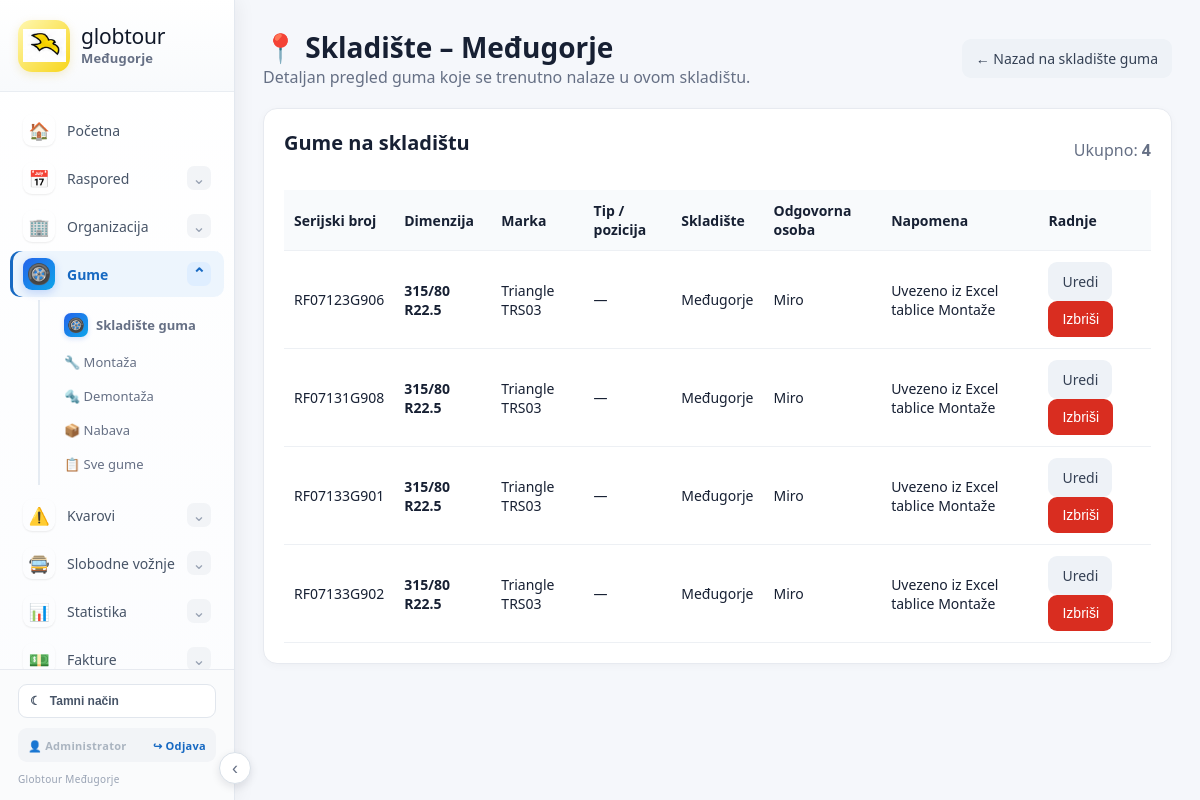
The page /gume/skladiste/Međugorje (signed in) on the database its author committed.
### tables this page shows
CREATE TABLE users (
        id INTEGER PRIMARY KEY AUTOINCREMENT,
        username TEXT UNIQUE NOT NULL,
        password_hash TEXT NOT NULL,
        full_name TEXT,
        role TEXT NOT NULL DEFAULT 'user',
        permissions TEXT DEFAULT '',
        active INTEGER NOT NULL DEFAULT 1
    );

CREATE TABLE tires (id INTEGER PRIMARY KEY AUTOINCREMENT,serial_number TEXT UNIQUE,dimension TEXT NOT NULL,brand TEXT,tire_type TEXT,status TEXT NOT NULL DEFAULT 'Skladište',warehouse TEXT,vehicle TEXT,position TEXT,mounted_date TEXT,mounted_km INTEGER,demounted_date TEXT,demounted_km INTEGER,responsible TEXT,note TEXT);

### app.py (the view)
@permission_required("tires_view")
@app.route("/gume/skladiste/<path:warehouse>")
def tire_warehouse(warehouse):
 c=db()
 rows=c.execute("""
     SELECT *
     FROM tires
     WHERE status='Skladište' AND COALESCE(warehouse,'')=?
     ORDER BY dimension, brand, tire_type, serial_number, id
 """,(warehouse,)).fetchall()
 c.close()
 u=auth_user()
 return render_template("tire_warehouse.html",warehouse=warehouse,rows=rows,can_edit=has_permission(u,"tires_edit"),is_admin=bool(u and str(u["role"]).lower()=="admin"))

### app.py (called while the page is built, shortened)
@app.context_processor
def inject_today():
 return {'today':date.today().isoformat()}

def db():
 ensure_return_schema()
 c=sqlite3.connect(DB); c.row_factory=sqlite3.Row
 seed_known_line_durations(c)
 return c

@app.context_processor
def customer_select_options():
    try:
        c=db()
        rows=c.execute("SELECT id,name,id_number,vat_number,address,city,country,contact_person,phone,email,note FROM customers WHERE COALESCE(active,'Da')!='Ne' ORDER BY name COLLATE NOCASE").fetchall()
        c.close()
    except Exception:
        rows=[]
    return {"customer_rows":rows, "free_ride_customer_options":rows}

@app.context_processor
def inject_customer_lookup():
    def customer_by_name(name):
        return _customer_data(name)
    return {"customer_by_name":customer_by_name}

@app.context_processor
def inject_customers():
    try:
        c=db()
        rows=c.execute("SELECT name FROM customers WHERE COALESCE(active,'Da')!='Ne' ORDER BY name").fetchall()
        c.close()
    except Exception:
        rows=[]
    return {"customer_rows":rows}

@app.context_processor
def ctx(): return {"today":date.today().isoformat()}

def auth_user():
    uid=session.get("user_id")
    if not uid:
        return None
    try:
        c=db()
        row=c.execute("SELECT * FROM users WHERE id=? AND active=1",(uid,)).fetchone()
        c.close()
        return row
    except Exception:
        return None

def has_permission(user, key):
    if user is None:
        return False
    try:
        role=str(user["role"] or "").strip().lower()
        permissions=str(user["permissions"] or "")
        if role == "admin" or permissions.strip() == "*":
            return True
    except Exception:
        return False

@app.context_processor
def auth_context():
    return {"current_user": auth_user(), "has_permission": has_permission}

@app.before_request
def auth_guard():
    endpoint=request.endpoint or ""
    if endpoint in ("login", "static"):
        return None
    if not session.get("user_id"):
        return redirect(url_for("login"))
    return None

### templates/tire_warehouse.html
{% extends "base.html" %}
{% block content %}
<div class="title">
  <div>
    <h1>📍 Skladište – {{ warehouse }}</h1>
    <div class="muted">Detaljan pregled guma koje se trenutno nalaze u ovom skladištu.</div>
  </div>
  <a class="btn secondary" href="{{ url_for('tires_dashboard') }}">← Nazad na skladište guma</a>
</div>
<div class="panel">
  <div class="title">
    <h2>Gume na skladištu</h2>
    <div class="muted">Ukupno: <b>{{ rows|length }}</b></div>
  </div>
  <div style="overflow-x:auto">
    <table>
      <thead>
        <tr>
          <th>Serijski broj</th>
          <th>Dimenzija</th>
          <th>Marka</th>
          <th>Tip / pozicija</th>
          <th>Skladište</th>
          <th>Odgovorna osoba</th>
          <th>Napomena</th><th>Radnje</th>
        </tr>
      </thead>
      <tbody>
        {% for r in rows %}
        <tr>
          <td>{{ r.serial_number or '—' }}</td>
          <td><b>{{ r.dimension or '—' }}</b></td>
          <td>{{ r.brand or '—' }}</td>
          <td>{{ r.tire_type or '—' }}</td>
          <td>{{ r.warehouse or '—' }}</td>
          <td>{{ r.responsible or '—' }}</td>
          <td>{{ r.note or '' }}</td><td>{% if can_edit %}<a class="btn secondary" href="{{ url_for('tire_edit', tire_id=r.id, next=request.path) }}">Uredi</a>{% endif %}{% if is_admin %}<form method="post" action="{{ url_for('tire_delete', tire_id=r.id) }}" style="display:inline" onsubmit="return confirm('Obrisati ovu gumu?')"><button class="btn danger" type="submit">Izbriši</button></form>{% endif %}</td></tr>
        {% else %}
        <tr><td colspan="8">Nema guma na skladištu {{ warehouse }}.</td></tr>
        {% endfor %}
      </tbody>
    </table>
  </div>
</div>
{% endblock %}

### templates/base.html (shortened to what this page needs)
<!doctype html><html lang="hr"><head><meta charset="utf-8"><meta name="viewport" content="width=device-width,initial-scale=1"><title>Globtour Međugorje</title><link rel="stylesheet" href="{{url_for('static',filename='style.css')}}">
</head><body>
<aside class="sidebar">
  <div class="sidebar-brand">
    <a href="/" class="brand">
      <span class="brand-logo"><img src="{{url_for('static',filename='globtour-bird.png')}}" alt="Globtour"></span>
      <span class="brand-text"><span>globtour</span><strong>Međugorje</strong></span>
    </a>
  </div>
  <nav class="side-nav">
    <a class="side-link" href="/"><span class="side-icon main-nav-icon">🏠</span><span>Početna</span></a>
    <details class="side-group">
      <summary><span class="side-icon main-nav-icon">📅</span><span>Raspored</span><span class="chevron">⌄</span></summary>
    </details>
    <details class="side-group">
      <summary><span class="side-icon main-nav-icon">🏢</span><span>Organizacija</span><span class="chevron">⌄</span></summary>
    </details>
    <details class="side-group">
      <summary><span class="side-icon main-nav-icon tire-modern-icon">🛞</span><span>Gume</span><span class="chevron">⌄</span></summary>
      <div class="side-sub">
        <a href="/gume"><span class="sub-icon tire-sub-icon">🛞</span>Skladište guma</a>
        <a href="/gume/montaza">🔧 Montaža</a>
        <a href="/gume/demontaza">🔩 Demontaža</a>
        <a href="/gume/nabava">📦 Nabava</a>
        <a href="/gume/gume">📋 Sve gume</a>
      </div>
    </details>
    {% if has_permission(current_user,"breakdowns_view") %}
<details class="side-group" {% if request.path.startswith('/kvarovi') %}open{% endif %}>
  <summary>
    <span class="side-icon main-nav-icon">⚠️</span>
    <span>Kvarovi</span>
    <span class="chevron">⌄</span>
  </summary>
</details>
{% endif %}
    <details class="side-group" {% if request.path.startswith('/slobodne-voznje') %}open{% endif %}>
      <summary><span class="side-icon main-nav-icon">🚍</span><span>Slobodne vožnje</span><span class="chevron">⌄</span></summary>
    </details>
    <details class="side-group" {% if request.path.startswith('/statistika') %}open{% endif %}>
      <summary><span class="side-icon main-nav-icon">📊</span><span>Statistika</span><span class="chevron">⌄</span></summary>
    </details>
    <details class="side-group" {% if request.path.startswith('/predracuni') or request.path.startswith('/c-fakture') %}open{% endif %}>
      <summary><span class="side-icon main-nav-icon">💵</span><span>Fakture</span><span class="chevron">⌄</span></summary>
    </details>
  </nav>
  <div class="sidebar-bottom">
    <button class="theme-toggle" type="button" onclick="toggleTheme()" aria-label="Promijeni temu">
      <span id="theme-icon">☾</span><span id="theme-label">Tamni način</span>
    </button>
    <div class="account-box">
      <span class="account-name">👤 {% if current_user %}{{current_user["full_name"] or current_user["username"]}}{% else %}Korisnik{% endif %}</span>
      <a class="logout-link" href="/logout">↪ Odjava</a>
    </div>
    <span class="sidebar-copy">Globtour Međugorje</span>
  </div>
</aside>
<button class="sidebar-toggle" type="button" onclick="toggleSidebar()" aria-label="Sakrij izbornik">‹</button>
<main class="wrap">{% with messages=get_flashed_messages(with_categories=true) %}{% for cat,msg in messages %}<div class="alert alert-{{cat}}">{{msg}}</div>{% endfor %}{% endwith %}{% block content %}{% endblock %}</main>
</body></html>

### rows shown on the page
users: full_name "Administrator"
tires: serial_number "RF07123G906", dimension "315/80 R22.5", brand "Triangle TRS03", tire_type "—", warehouse "Međugorje", responsible "Miro", note "Uvezeno iz Excel tablice Montaže"
tires: serial_number "RF07131G908", dimension "315/80 R22.5", brand "Triangle TRS03", tire_type "—", warehouse "Međugorje", responsible "Miro", note "Uvezeno iz Excel tablice Montaže"
tires: serial_number "RF07133G901", dimension "315/80 R22.5", brand "Triangle TRS03", tire_type "—", warehouse "Međugorje", responsible "Miro", note "Uvezeno iz Excel tablice Montaže"
tires: serial_number "RF07133G902", dimension "315/80 R22.5", brand "Triangle TRS03", tire_type "—", warehouse "Međugorje", responsible "Miro", note "Uvezeno iz Excel tablice Montaže"

### other values the page prints
{{ warehouse }} "Međugorje"
{{ rows|length }} "4"
